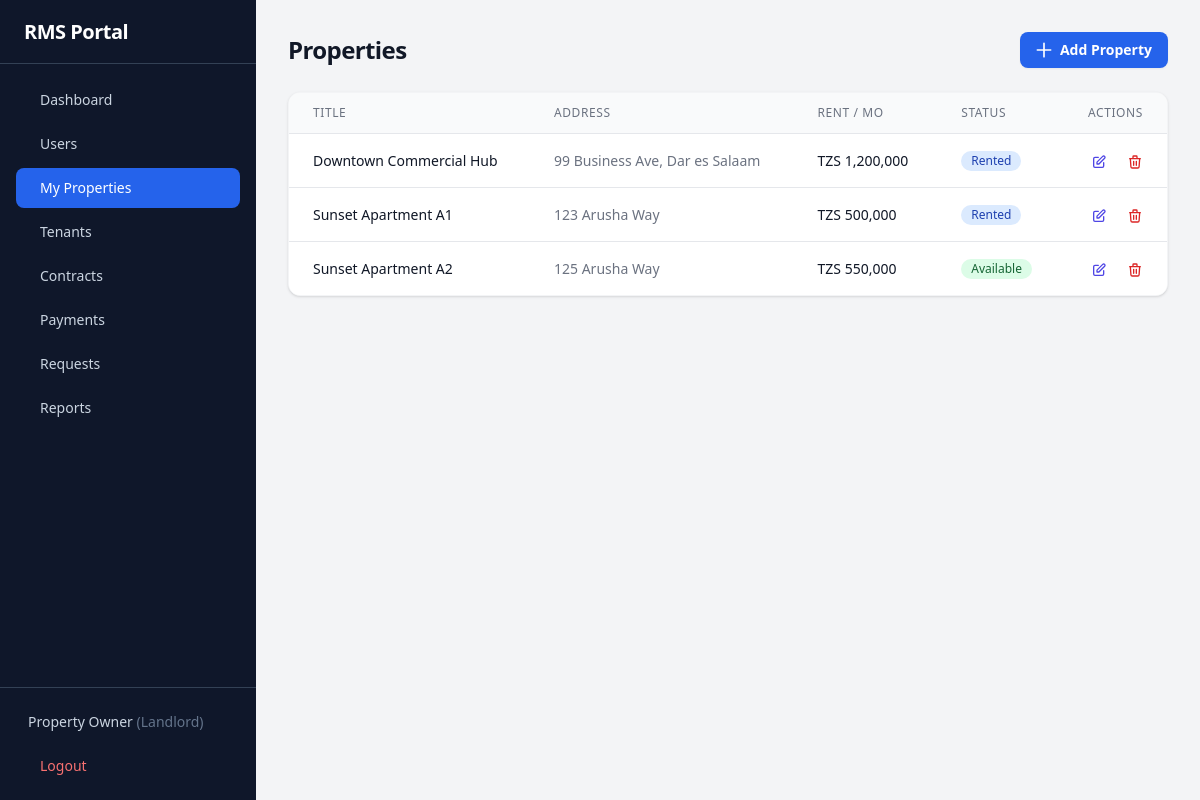
The page /properties.php (signed in) on the database its author committed.
### tables this page shows
CREATE TABLE IF NOT EXISTS users (
    id VARCHAR(20) PRIMARY KEY,
    username VARCHAR(50) UNIQUE NOT NULL,
    password VARCHAR(255) NOT NULL,
    full_name VARCHAR(255) DEFAULT NULL,
    phone VARCHAR(50) DEFAULT NULL,
    email VARCHAR(255) DEFAULT NULL,
    nida VARCHAR(50) DEFAULT NULL,
    role ENUM('admin','tenant','landlord') NOT NULL DEFAULT 'tenant',
    approved TINYINT(1) NOT NULL DEFAULT 1,
    property_address TEXT DEFAULT NULL,
    tenant_id VARCHAR(20) DEFAULT NULL,
    created_at TIMESTAMP DEFAULT CURRENT_TIMESTAMP
);

CREATE TABLE IF NOT EXISTS properties (
    id VARCHAR(20) PRIMARY KEY,
    title VARCHAR(255) NOT NULL,
    address TEXT NOT NULL,
    rent_amount DECIMAL(12,2) NOT NULL DEFAULT 0,
    status ENUM('available','rented','maintenance') NOT NULL DEFAULT 'available',
    created_at TIMESTAMP DEFAULT CURRENT_TIMESTAMP
);

### config/database.php (called while the page is built, shortened)
<?php
$DB_HOST = getenv('DB_HOST') ?: 'localhost';
$DB_NAME = getenv('DB_NAME') ?: 'rms_portal';
$DB_USER = getenv('DB_USER') ?: 'root';
$DB_PASS = getenv('DB_PASS') ?: '';
try {
    $pdo = new PDO("mysql:host=$DB_HOST;dbname=$DB_NAME;charset=utf8mb4", $DB_USER, $DB_PASS, [
        PDO::ATTR_ERRMODE => PDO::ERRMODE_EXCEPTION,
        PDO::ATTR_DEFAULT_FETCH_MODE => PDO::FETCH_ASSOC,
        PDO::ATTR_EMULATE_PREPARES => false,
    ]);
} catch (PDOException $e) {
    die("Database connection failed: " . $e->getMessage());
}
function db(): PDO {
    global $pdo;
    return $pdo;
}

### includes/auth.php (called while the page is built, shortened)
<?php
require_once __DIR__ . '/../config/database.php';
function isLoggedIn(): bool {
    return isset($_SESSION['user_id']);
}
function getCurrentUser(): ?array {
    $stmt = db()->prepare("SELECT id, username, full_name, phone, email, nida, role, approved, property_address, tenant_id FROM users WHERE id = ?");
    $stmt->execute([$_SESSION['user_id']]);
    return $stmt->fetch() ?: null;
}

### properties.php (the view, shortened to what this page needs)
<?php
require_once __DIR__ . '/config/database.php';
require_once __DIR__ . '/includes/auth.php';
require_once __DIR__ . '/includes/helpers.php';
$properties = db()->query("SELECT * FROM properties ORDER BY title")->fetchAll();
?>
<div class="space-y-6">
    <div class="sm:flex sm:items-center justify-between">
        <h1 class="text-2xl font-bold tracking-tight text-gray-900">Properties</h1>
        <div class="mt-4 sm:ml-16 sm:mt-0 sm:flex-none">
            <a href="?action=add" class="flex items-center justify-center rounded-lg bg-blue-600 px-4 py-2 text-sm font-semibold text-white shadow-sm hover:bg-blue-500">
                <svg class="-ml-0.5 mr-1.5 h-5 w-5" fill="none" stroke="currentColor" viewBox="0 0 24 24"><path stroke-linecap="round" stroke-linejoin="round" stroke-width="2" d="M12 4v16m8-8H4"/></svg>
                Add Property
            </a>
        </div>
    </div>
    <div class="bg-white rounded-xl shadow border border-gray-100 overflow-hidden">
        <div class="overflow-x-auto">
            <table class="min-w-full divide-y divide-gray-200">
                <thead class="bg-gray-50">
                    <tr>
                        <th class="px-6 py-3 text-left text-xs font-medium text-gray-500 uppercase tracking-wider">Title</th>
                        <th class="px-6 py-3 text-left text-xs font-medium text-gray-500 uppercase tracking-wider">Address</th>
                        <th class="px-6 py-3 text-left text-xs font-medium text-gray-500 uppercase tracking-wider">Rent / Mo</th>
                        <th class="px-6 py-3 text-left text-xs font-medium text-gray-500 uppercase tracking-wider">Status</th>
                        <th class="px-6 py-3 text-right text-xs font-medium text-gray-500 uppercase tracking-wider">Actions</th>
                    </tr>
                </thead>
                <tbody class="divide-y divide-gray-200 bg-white">
                    <?php foreach ($properties as $prop): ?>
                    <tr class="hover:bg-gray-50">
                        <td class="whitespace-nowrap px-6 py-4 text-sm font-medium text-gray-900"><?= hsc($prop['title']) ?></td>
                        <td class="whitespace-nowrap px-6 py-4 text-sm text-gray-500"><?= hsc($prop['address']) ?></td>
                        <td class="whitespace-nowrap px-6 py-4 text-sm text-gray-900"><?= formatCurrency($prop['rent_amount']) ?></td>
                        <td class="whitespace-nowrap px-6 py-4 text-sm"><?= statusBadge($prop['status']) ?></td>
                        <td class="whitespace-nowrap px-6 py-4 text-right text-sm font-medium">
                            <a href="?edit=<?= $prop['id'] ?>" class="text-indigo-600 hover:text-indigo-900 mr-4">
                                <svg class="w-4 h-4 inline" fill="none" stroke="currentColor" viewBox="0 0 24 24"><path stroke-linecap="round" stroke-linejoin="round" stroke-width="2" d="M11 5H6a2 2 0 00-2 2v11a2 2 0 002 2h11a2 2 0 002-2v-5m-1.414-9.414a2 2 0 112.828 2.828L11.828 15H9v-2.828l8.586-8.586z"/></svg>
                            </a>
                            <a href="?delete=<?= $prop['id'] ?>" onclick="return confirm('Are you sure you want to delete this property?')" class="text-red-600 hover:text-red-900">
                                <svg class="w-4 h-4 inline" fill="none" stroke="currentColor" viewBox="0 0 24 24"><path stroke-linecap="round" stroke-linejoin="round" stroke-width="2" d="M19 7l-.867 12.142A2 2 0 0116.138 21H7.862a2 2 0 01-1.995-1.858L5 7m5 4v6m4-6v6m1-10V4a1 1 0 00-1-1h-4a1 1 0 00-1 1v3M4 7h16"/></svg>
                            </a>
                        </td>
                    </tr>
                    <?php endforeach; ?>
                </tbody>
            </table>
        </div>
    </div>
</div>
<?php
$content = ob_get_clean();
require __DIR__ . '/includes/layout.php';

### includes/helpers.php (shortened to what this page needs)
<?php
function formatCurrency($amount): string {
    return 'TZS ' . number_format((float)$amount, 0, '.', ',');
}
function statusBadge(string $status): string {
    $classes = [
        'available' => 'bg-green-100 text-green-800',
        'rented' => 'bg-blue-100 text-blue-800',
        'maintenance' => 'bg-yellow-100 text-yellow-800',
        'active' => 'bg-green-100 text-green-800',
        'terminated' => 'bg-red-100 text-red-800',
        'completed' => 'bg-green-100 text-green-800',
        'pending' => 'bg-yellow-100 text-yellow-800',
        'approved' => 'bg-green-100 text-green-800',
        'resolved' => 'bg-green-100 text-green-800',
        'rejected' => 'bg-red-100 text-red-800',
    ];
    $class = $classes[$status] ?? 'bg-gray-100 text-gray-800';
    return "<span class=\"inline-flex rounded-full px-2.5 py-0.5 text-xs font-medium capitalize {$class}\">{$status}</span>";
}
function hsc($str): string {
    return htmlspecialchars($str ?? '', ENT_QUOTES, 'UTF-8');
}

### includes/layout.php (shortened to what this page needs)
<?php
require_once __DIR__ . '/auth.php';
require_once __DIR__ . '/helpers.php';
$user = getCurrentUser();
$current_page = basename($_SERVER['PHP_SELF'], '.php') ?: 'index';
$current_action = $_GET['action'] ?? '';
$admin_links = [
    ['name' => 'Dashboard', 'path' => 'index.php', 'icon' => 'dashboard'],
    ['name' => 'Users', 'path' => 'users.php', 'icon' => 'users'],
];
$landlord_links = [
    ['name' => 'Dashboard', 'path' => 'index.php', 'icon' => 'dashboard'],
    ['name' => 'Users', 'path' => 'users.php', 'icon' => 'users'],
    ['name' => 'My Properties', 'path' => 'properties.php', 'icon' => 'building'],
    ['name' => 'Tenants', 'path' => 'tenants.php', 'icon' => 'users'],
    ['name' => 'Contracts', 'path' => 'contracts.php', 'icon' => 'file-text'],
    ['name' => 'Payments', 'path' => 'payments.php', 'icon' => 'credit-card'],
    ['name' => 'Requests', 'path' => 'requests.php', 'icon' => 'message-square'],
    ['name' => 'Reports', 'path' => 'reports.php', 'icon' => 'bar-chart'],
];
$tenant_links = [
    ['name' => 'My Dashboard', 'path' => 'index.php', 'icon' => 'dashboard', 'action' => ''],
    ['name' => 'Pay Rent (Control No.)', 'path' => 'index.php?action=generate_control_number', 'icon' => 'credit-card', 'action' => 'generate_control_number'],
    ['name' => 'Renew Contract', 'path' => 'index.php?action=extension', 'icon' => 'file-text', 'action' => 'extension'],
    ['name' => 'Report Issue (Repair)', 'path' => 'index.php?action=maintenance', 'icon' => 'wrench', 'action' => 'maintenance'],
    ['name' => 'Notice to Vacate', 'path' => 'index.php?action=move_out', 'icon' => 'file-output', 'action' => 'move_out'],
];
if ($user['role'] === 'admin') {
    $links = $admin_links;
} elseif ($user['role'] === 'landlord') {
    $links = $landlord_links;
} else {
    $links = $tenant_links;
}
?>
<!DOCTYPE html>
<html lang="en">
<head>
    <script src="https://cdn.tailwindcss.com"></script>
</head>
<body class="bg-gray-100">
<div class="min-h-screen flex" x-data="{ sidebarOpen: false }">
    <aside class="fixed lg:static inset-y-0 left-0 z-30 w-64 bg-slate-900 transform transition-transform duration-200 ease-in-out -translate-x-full lg:translate-x-0 flex flex-col"
           x-bind:class="sidebarOpen ? 'translate-x-0' : '-translate-x-full lg:translate-x-0'">
        <div class="h-16 flex items-center justify-between px-6 border-b border-slate-700">
            <h1 class="text-xl font-bold text-white tracking-tight">RMS Portal</h1>
        </div>
        <nav class="flex-1 px-4 py-4 space-y-1 overflow-y-auto">
            <?php foreach ($links as $link):
                $is_active = false;
                if (isset($link['action'])) {
                    $is_active = $current_page === 'index' && $current_action === $link['action'];
                    if ($link['action'] === '') {
                        $is_active = $current_page === 'index' && $current_action === '';
                    }
                } else {
                    $is_active = $current_page === basename($link['path'], '.php');
                }
            ?>
            <a href="<?= $link['path'] ?>"
               class="flex items-center px-3 py-2.5 text-sm font-medium rounded-lg transition-colors <?= $is_active ? 'bg-blue-600 text-white' : 'text-slate-300 hover:bg-slate-800 hover:text-white' ?>">
                <?= $link['name'] ?>
            </a>
            <?php endforeach; ?>
        </nav>
        <div class="p-4 border-t border-slate-700">
            <div class="flex items-center px-3 py-2 text-sm text-slate-300">
                <span class="truncate flex-1"><?= hsc($user['full_name'] ?: $user['username']) ?> <span class="text-slate-500 capitalize">(<?= $user['role'] ?>)</span></span>
            </div>
            <a href="logout.php"
               class="mt-2 w-full flex items-center px-3 py-2 text-sm font-medium text-red-400 rounded-lg hover:bg-slate-800 transition-colors">
                Logout
            </a>
        </div>
    </aside>
    <main class="flex-1 flex flex-col min-w-0">
        <div class="flex-1 overflow-y-auto p-4 sm:p-6 lg:p-8">
            <div class="max-w-7xl mx-auto">
                <?= $content ?? '' ?>
            </div>
        </div>
    </main>
</div>
</body>
</html>

### rows shown on the page
users: full_name "Property Owner", role "Landlord"
properties: title "Downtown Commercial Hub", address "99 Business Ave, Dar es Salaam", rent_amount "TZS 1,200,000", status "Rented"
properties: title "Sunset Apartment A1", address "123 Arusha Way", rent_amount "TZS 500,000", status "Rented"
properties: title "Sunset Apartment A2", address "125 Arusha Way", rent_amount "TZS 550,000", status "Available"

### other values the page prints
$link['name'] "Dashboard"
$link['name'] "Users"
$link['name'] "My Properties"
$link['name'] "Tenants"
$link['name'] "Contracts"
$link['name'] "Payments"
$link['name'] "Requests"
$link['name'] "Reports"
